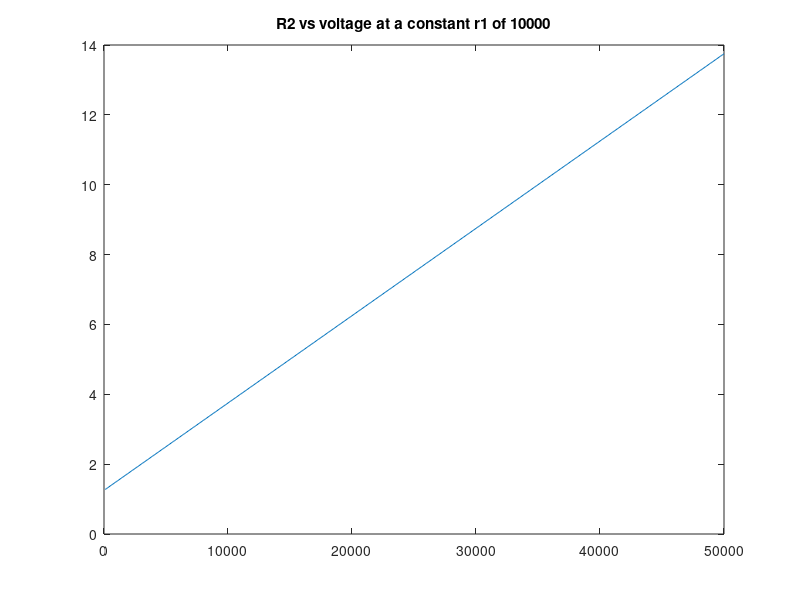

Here is the MATLAB script that generated this plot:
r1 = 10000;
r2 = 100:100:50000;

I = 1.25 / r1;

Vout = 1.25 * (1 + r2./r1) + I.*r2

plot(r2, Vout)
title('R2 vs voltage at a constant r1 of 10000');


%r2 =22000;